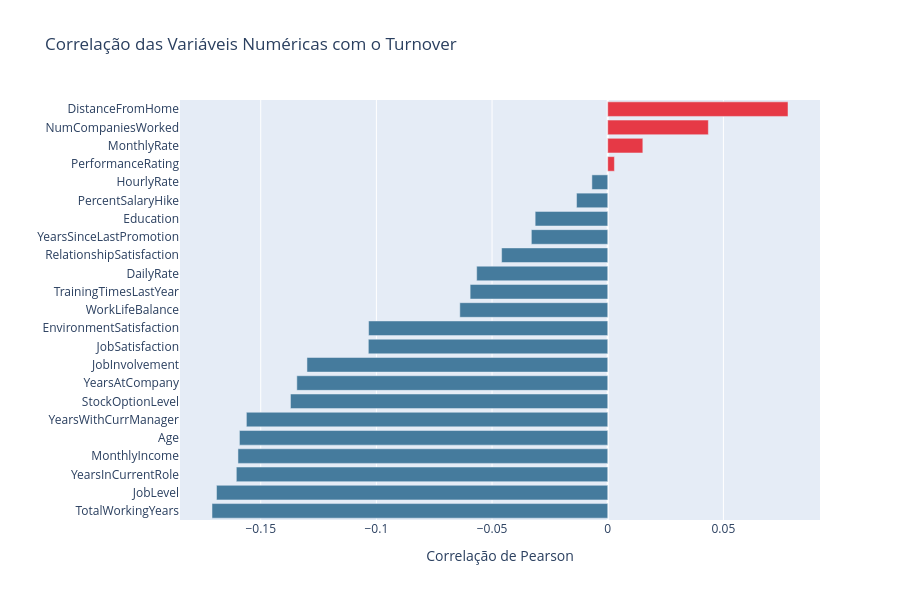

This figure's notebook cell:
### Markdown cell above
## 6. Correlação Geral: Quais variáveis numéricas estão mais associadas ao turnover?

### Code cell
# Correlação de variáveis numéricas com turnover
colunas_constantes = [col for col in df.columns if df[col].nunique() == 1]
df_num = df.drop(columns=colunas_constantes + ['EmployeeNumber', 'Attrition'])

correlacoes = df_num.select_dtypes(include='number').corrwith(df_num['saiu'])
correlacoes = correlacoes.drop('saiu').sort_values()

cores = ['#E63946' if v > 0 else '#457B9D' for v in correlacoes.values]

fig = go.Figure(go.Bar(
    x=correlacoes.values,
    y=correlacoes.index,
    orientation='h',
    marker_color=cores
))
fig.update_layout(
    title='Correlação das Variáveis Numéricas com o Turnover',
    xaxis_title='Correlação de Pearson',
    yaxis_title='',
    height=600
)
fig.show()

print('\nTop 5 fatores que AUMENTAM o risco de saída:')
print(correlacoes.tail(5).sort_values(ascending=False).to_string())
print('\nTop 5 fatores que REDUZEM o risco de saída:')
print(correlacoes.head(5).to_string())

### Figure 1 — Plotly figure (JSON) as saved in the notebook; plotly's stock layout.template omitted (floating-point values rounded to 4 significant figures)
{"data": [{"marker": {"color": ["#457B9D", "#457B9D", "#457B9D", "#457B9D", "#457B9D", "#457B9D", "#457B9D", "#457B9D", "#457B9D", "#457B9D", "#457B9D", "#457B9D", "#457B9D", "#457B9D", "#457B9D", "#457B9D", "#457B9D", "#457B9D", "#457B9D", "#E63946", "#E63946", "#E63946", "#E63946"]}, "orientation": "h", "type": "bar", "x": [-0.1711, -0.1691, -0.1605, -0.1598, -0.1592, -0.1562, -0.1371, -0.1344, -0.13, -0.1035, -0.1034, -0.06394, -0.05948, -0.05665, -0.04587, -0.03302, -0.03137, -0.01348, -0.006846, 0.002889, 0.01517, 0.04349, 0.07792], "y": ["TotalWorkingYears", "JobLevel", "YearsInCurrentRole", "MonthlyIncome", "Age", "YearsWithCurrManager", "StockOptionLevel", "YearsAtCompany", "JobInvolvement", "JobSatisfaction", "EnvironmentSatisfaction", "WorkLifeBalance", "TrainingTimesLastYear", "DailyRate", "RelationshipSatisfaction", "YearsSinceLastPromotion", "Education", "PercentSalaryHike", "HourlyRate", "PerformanceRating", "MonthlyRate", "NumCompaniesWorked", "DistanceFromHome"]}], "layout": {"height": 600, "title": {"text": "Correlação das Variáveis Numéricas com o Turnover"}, "xaxis": {"title": {"text": "Correlação de Pearson"}}, "yaxis": {"title": {"text": ""}}}}
